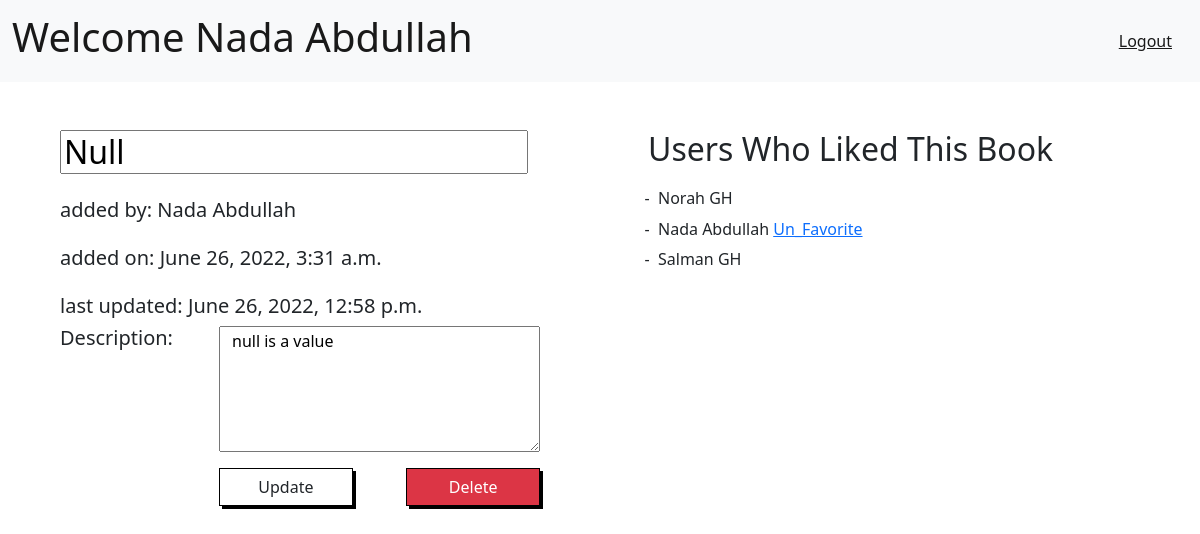
Screenshot of /books/6 (signed in) with the database file from the repository.
### login_register_app/models.py (models this page shows)
class User (models.Model):
    first_name = models.CharField(max_length=50,blank=False,null=False)
    last_name = models.CharField(max_length=50,blank=False,null=False)
    email = models.EmailField(blank=False,null=False)
    password = models.CharField(max_length=50,blank=False,null=False)
    birthday = models.DateField(blank=False,null=False)
    objects = UserManager()

### favBooks_app/models.py (models this page shows)
class Book(models.Model):
    title = models.CharField(max_length=100)
    uploaded_by = models.ForeignKey(User,related_name='uploaded_books',blank=False,on_delete=models.CASCADE)
    liked_by = models.ManyToManyField(User,related_name='liked_books')
    created_at = models.DateTimeField(auto_now_add=True)
    updated_at = models.DateTimeField(auto_now=True)
    desc = models.TextField()
    objects = BookManager()

### favBooks_app/views.py (the view, shortened to what this page needs)
# urls.py: path('<int:bookId>',views.showBook,name='showBook'),
def showBook(request,bookId):
    userId = request.session['userId']
    curr_user = User.objects.filter(id=userId).last()
    book = Book.objects.get(id=bookId)
    likedBook = False
    context = {
        'curr_user': curr_user,
        'book':book,
        'book_title': book.title,
        'book_desc': book.desc,
    }
    try:
        if (request.session['userTryToPost']):
            context['book_title'] = request.session['book_title']
            context['book_desc'] = request.session['book_desc']
            request.session['userTryToPost'] = False #if user try to refresh the page to reset the original book info.
    except:
        print('--'*80,'no post saved')
    return render (request,'userbooks.html',context)

### favBooks_app/templates/userbooks.html (shortened to what this page needs)
{% extends 'base.html' %}
{% block content %}
<div class="col m-5">
    <form action="/books/handlingBook/{{book.id}}" method="post" class="row text-start">
        <h2><input type="text" name="title" class="col" value="{{book_title}}"></h2>
        <h5>added by: {{book.uploaded_by.first_name}} {{book.uploaded_by.last_name}}</h5>
        <h5>added on: {{book.created_at}}</h5>
        <h5>last updated: {{book.updated_at}}</h5>
        <label class="col col-3 me-5">
            <h5>Description:</h5>
        </label>
        <textarea name="desc" class="col" rows="5">{{book_desc}}</textarea>
        <div class="col col-3 me-5"></div>
        <div class="col">
            <div class="row">
                <button class=" col-5 btn" type="submit" value="update" name="action">Update</button>
                <button class=" col-5 btn btn-danger" type="submit" value="delete" name="action">Delete</button>
            </div>
        </div>
    </form>
</div>
<div class="col m-5">
    <h2 class="text-start">Users Who Liked This Book</h2>
    <ul class="list">
        {% for user in book.liked_by.all %}
        <li>
            {% if user.id != curr_user.id %}
            <h6>{{user.first_name}} {{user.last_name}} </h6>
            {% else %}
            <h6>{{user.first_name}} {{user.last_name}} <a href="/books/un_favorite/{{book.id}}">Un_Favorite</a> </h6>
            {% endif %}
        </li>
        {% endfor %}
    </ul>
</div>
{% endblock %}

### favBooks_app/templates/base.html (shortened to what this page needs)
<!DOCTYPE html>
<html lang="en">
<head>
    <link href="https://cdn.jsdelivr.net/npm/bootstrap@5.2.0-beta1/dist/css/bootstrap.min.css" rel="stylesheet"
>
</head>
<body>
    <nav class="navbar navbar-expand-lg bg-light">
        <div class="container-fluid">
            <a class="navbar-brand" href="/books"><h1> Welcome {{curr_user.first_name}} {{curr_user.last_name}}</h1></a>
            <div class="navbar-text me-3"><a href="/logout/{{curr_user.id}}">Logout</a></div>
        </div>
    </nav>
    <div class="container row">
        {% block content %}
        {% endblock %}
    </div>
</body>
</html>

### favBooks_app/templates/base.html (style rules this page uses)
ul { list-style: none; padding: 5px; }
.row { justify-content:space-between }
button { border: 1px solid black !important; box-shadow: 3px 3px black; border-radius: 0px !important; }
.list { list-style: ' - '; padding: 10px; }

### rows the page displays
User: first_name "Nada", last_name "Abdullah"
Book: title "Null", uploaded_by.first_name "Nada", uploaded_by.last_name "Abdullah", created_at "June 26, 2022, 3:31 a.m.", updated_at "June 26, 2022, 12:58 p.m.", desc "null is a value"
User: first_name "Norah", last_name "GH"
User: first_name "Salman", last_name "GH"
